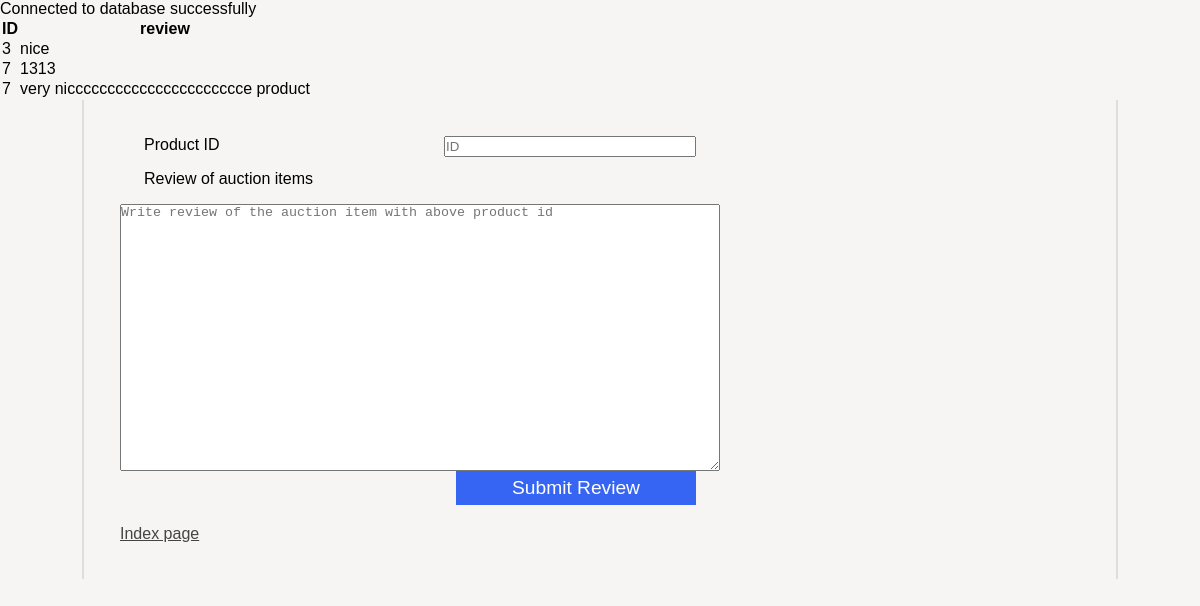
The page /as1/public/review.php on the database its author committed.
### tables this page shows
CREATE TABLE `review` (
  `id` int(11) NOT NULL,
  `review` varchar(255) NOT NULL
);

### as1/public/review.php (the view, shortened to what this page needs)
<?php
    require 'dbcon.php';
    $stmt = $pdo->query("SELECT * FROM review");
    $rows = $stmt->fetchAll(PDO::FETCH_ASSOC);
    if(count($rows) > 0) {
        echo "<table>";
        echo "<tr><th>ID</th><th>review</th></tr>";
        foreach($rows as $row) {
            echo "<tr><td>".$row['id']."</td><td>".$row['review']."</td></tr>";
        }
        echo "</table>";
    } else {
        echo "No reviews found.";
    }
?>
<!DOCTYPE html>
<html lang="en">
<head>
    <link rel="stylesheet" href="ibuy.css" />
</head>
<body>
    <main>
        <form action="review.php" method="post">
            <label>Product ID</label>
            <input type="text" name="id" placeholder="ID">
            <br>
            <label>Review of auction items</label>
            <textarea name="review" placeholder="Write review of the auction item with above product id"></textarea>
            <br>
            <input type="submit" name="submit" value="Submit Review" />
            <br>
            <br>
            <br>
        </form>
        <a href="index.php">Index page</a>
    </main>
</body>
</html>

### as1/public/ibuy.css (style rules this page uses)
* { margin: 0; padding: 0; }
body { font-family: 'Oxygen-Regular', sans-serif; background-color: #f6f5f4; max-width: 100vw; overflow-x: hidden; }
a, a:visited { color: #444; }
form { display: block; }
main { padding: 3vw; display: block; overflow: hidden; width: 80vw; margin: auto; border-left: 2px solid #ddd; border-right: 2px solid #ddd; }
textarea { width: 100%; height: 20em; }
main form { display: flex; flex-wrap: wrap; width: 50vw; }
main form label, main form input { flex-grow: 1; width: 20vw; margin-bottom: 1em; margin-right: 2vw; margin-left: 2vw; }
main form input[type=submit] { background-color: #3665f3; color: white; flex-grow: 0; margin-left: auto; font-size: 1.2em; padding: 0.2em; cursor: pointer; border: 0; }

### rows shown on the page
review: id "3", review "nice"
review: id "7", review "1313"
review: id "7", review "very nicccccccccccccccccccccce product"
